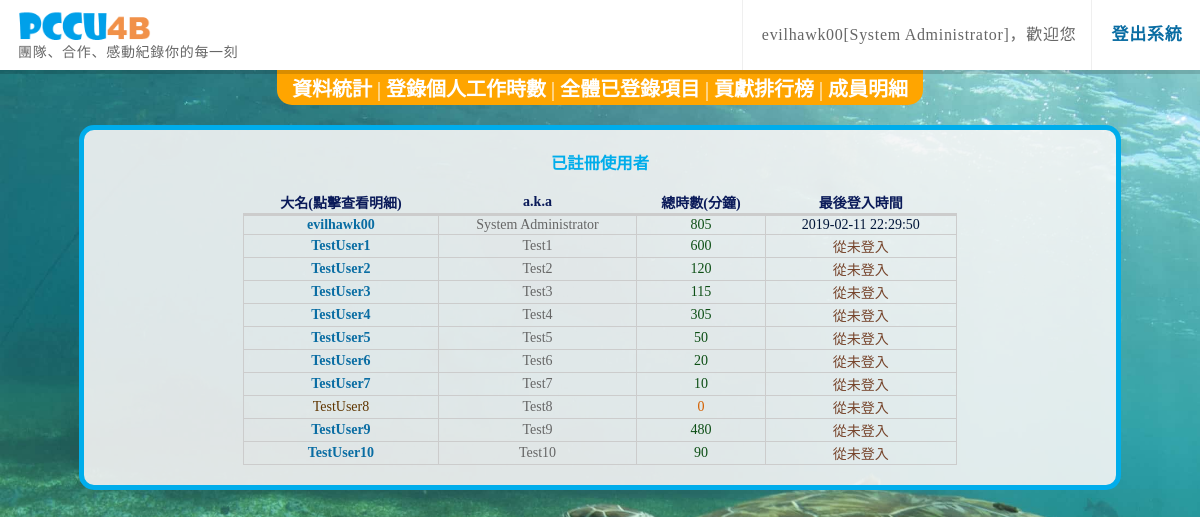
The app's page /Members-Overview.php (signed in) with its own data.
### tables this page shows
CREATE TABLE `members` (
  `UID` int(5) NOT NULL,
  `DisplayName` varchar(45) NOT NULL,
  `NickName` varchar(45) NOT NULL,
  `Email` varchar(45) NOT NULL,
  `Password` varchar(45) NOT NULL,
  `LastLoginTime` datetime DEFAULT NULL
);

### Members-Overview.php (the view, shortened to what this page needs)
<?php
require_once 'dbconfig.php';
try {
$conn = new PDO("mysql:host={$db_host};dbname={$db_name}", $db_user, $db_pass);
$conn->exec("SET NAMES utf8");
$conn->setAttribute(PDO::ATTR_ERRMODE, PDO::ERRMODE_EXCEPTION);
$GetUserListStatistics = $conn->prepare('SELECT members.UID, members.DisplayName, members.Nickname, SUM(jobstatistics.Minutes) AS Total, members.LastLoginTime FROM members LEFT JOIN jobstatistics ON members.DisplayName = jobstatistics.member_name GROUP BY members.DisplayName, members.UID ORDER BY UID ASC');
$GetUserListStatistics->execute();
} catch(PDOException $e) {
        echo '系統錯誤: ' . $e->getMessage();
		header("location:error.html");
    }
?>
<!DOCTYPE html PUBLIC "-//W3C//DTD XHTML 1.0 Transitional//EN" "http://www.w3.org/TR/xhtml1/DTD/xhtml1-transitional.dtd">
<html xmlns="http://www.w3.org/1999/xhtml">
<head>
<link href="css/default_styles.css" rel="stylesheet" type="text/css" />
</head>
<body>
<div class="wrapper">
<section class="main-header nav-down">
	<div class="row">
		<div class="col-md-12">
			<div class="tag-line">團隊、合作、感動紀錄你的每一刻</div>
			<a class="logo" href="http://pccu4b.gq/"><img src="images/PCCU4B.png"></a>
			<div class="main-menu">
			<div class="hidden-xs divider">&nbsp;</div>
			<div class="topBtn">
<?php
echo "<font size=\"3\" style=\"text-align:left\">" . $_SESSION['CurrentUserName'] . "[" . $_SESSION['CurrentNickName'] . "]，歡迎您</font>";
?>
			</div>
			<div class="hidden-xs divider">&nbsp;</div>
			<div class="topBtn">
			        <a href="logout.php" style="font-size:17px;color:#0a6da3;">登出系統</a><font>&nbsp;&nbsp;&nbsp;</font>
			</div>
			</div>
	</div>
	</div>
</section>
<div id="header">
<a href="home.php">資料統計</a><font style="font-size:20px;color:white;">&nbsp;|&nbsp;</font><a href="enrolment.php">登錄個人工作時數</a><font style="font-size:20px;color:white;">&nbsp;|&nbsp;</font><a href="overview.php">全體已登錄項目</a><font style="font-size:20px;color:white;">&nbsp;|&nbsp;</font><a href="Personal-Ranking.php">貢獻排行榜</a><font style="font-size:20px;color:white;">&nbsp;|&nbsp;</font><a href="Members-Overview.php">成員明細</a>
</div>
<div id="container">
<table class="WithBorder" border="0" width="70%" align="center">
<CAPTION><h3>已註冊使用者</h3></CAPTION>
<tr>
<th>大名(點擊查看明細)</th>
<th>a.k.a</th>
<th>總時數(分鐘)</th>
<th>最後登入時間</th>
</tr>
<?php
while ($row=$GetUserListStatistics->fetch()){
echo "<tr>";
if ($row['Total']== NULL){
	if ($row['Nickname']== "NoRecord"){
		echo "<td class=\"NoRecord\"><font style=\"color:red;cursor:not-allowed;\">" . $row['DisplayName']."</td>";
	}
	else{
	echo "<td><font style=\"color:#603600;\">" . $row['DisplayName']."</td>";
	}
}
else{
	echo '<td><a href="UserProfile.php?UserID=' . $row['UID'] . '" style="font-size:14px;color:#0a6da3;">' . $row['DisplayName'].'</a></td>';
}
if ($row['Nickname']== "NoRecord"){
		echo "<td class=\"NoRecord\"><font style=\"color:red;cursor:not-allowed;\">!!此人尚未加入系統!!</td>";
}
else{
		echo "<td>" . $row['Nickname']."</td>";
}
if ($row['Total']== NULL){
	if ($row['Nickname']== "NoRecord"){
		echo "<td class=\"NoRecord\"><font style=\"color:red;cursor:not-allowed;\">!!-99999!!</td>";
	}
	else{
		echo "<td><font style=\"color:#d46000;\">0</font></td>";
	}
}
else{
	echo "<td><font style=\"color:#0d4f15\">" . $row['Total']."</font></td>";
}
if ($row['LastLoginTime']== NULL){
	if ($row['Nickname']== "NoRecord"){
		echo "<td class=\"NoRecord\"><font style=\"color:red;cursor:not-allowed;\">!!此人尚未加入系統!!</td>";
	}
	else{
    echo "<td><font style=\"color:#77452c;\">從未登入</font></td>";
	}
}
else{
	echo "<td><font style=\"color:#001538;\">" . $row['LastLoginTime']."</font></td>";
}
echo "</tr>";
}
?>
</table>
<br>
</div>
</div>
</body>
</html>

### css/default_styles.css (style rules this page uses)
html, body { background-color: #0a6da3; background-image: url("../images/underwater.jpg"); //background-repeat: repeat-x; background-attachment: fixed; color: #666666; font: 14px Microsoft JhengHei; margin: 0; background-size: cover !important; display: block; height: 100%; width: 100%; min-height: 100%; width: 100%; }
h3 { color:#00adeb; }
a { color: white; font-size: 20px; text-decoration: none; font-weight: bold; }
th { font-weight: bold; //text-align: left; text-align: center; color: #0a1a59; border-bottom: 3px solid #ccc; }
#header { background: orange none repeat scroll 0 0; text-align: center; border-bottom-right-radius: 15px; border-bottom-left-radius: 15px; width: auto; display: table; margin:0 auto; padding: 3px 15px 3px 15px; position: relative; }
#container { background: rgba(245, 245, 245, 0.9) none repeat scroll 0 0; border: 5px solid #00adeb; font-size: 14px; margin: 20px auto 30px; padding: 4px 6px 4px; text-align: justify; width: 85%; border-radius: 15px; }
.main-header .main-menu { float: right; margin: 0; }
.main-header { background: #fff none repeat scroll 0 0; //float: left; height: 70px; letter-spacing: 0.05em; line-height: 22px; position: relative; top: 0; transition: all 0.35s ease 0s; width: 100%; z-index: 100; }
.col-md-12 { width: 100%; }
.main-header .main-menu span, .main-header .main-menu a { color: #666; float: left; font-size: 13px; }
.main-header .tag-line { left: 18px; position: absolute; top: 42px; z-index: 900; }
.main-header .logo img { height: auto; width: 100%; }
img, object, embed { max-width: 100%; }
.main-header::after { background: rgba(0, 0, 0, 0.15) none repeat scroll 0 0; bottom: -4px; content: ""; display: block; height: 4px; left: 0; position: absolute; width: 100%; z-index: -1; }
.main-header .logo { left: 15px; position: absolute; top: 10px; width: 140px; z-index: 1000; }
.main-header a { text-decoration: none; }
.main-header .topBtn { position: relative; }
.main-header .main-menu > div { //cursor: pointer; float: left; line-height: 70px; padding: 0 5px 0 10px; }
.main-header .main-menu div.divider { border-left: 1px solid #efefef; margin: 0 5px 0 10px; padding: 0; }
.wrapper { position: relative; height: auto !important; //margin: 0 auto -20px; //margin: 0; min-height: 100%; }
section { clear: both; float: left; width: 100%; }
table.WithBorder { border-collapse: collapse; text-align: center; }
table.WithBorder tr { border-bottom: 1px solid #ccc; }
table.WithBorder td { border: 1px solid #ccc; }

### records on screen
members: DisplayName "evilhawk00", NickName "System Administrator", Total "805", LastLoginTime "2019-02-11 22:29:50"
members: DisplayName "TestUser1", NickName "Test1", Total "600", shows "從未登入"
members: DisplayName "TestUser2", NickName "Test2", Total "120", shows "從未登入"
members: DisplayName "TestUser3", NickName "Test3", Total "115", shows "從未登入"
members: DisplayName "TestUser4", NickName "Test4", Total "305", shows "從未登入"
members: DisplayName "TestUser5", NickName "Test5", Total "50", shows "從未登入"
members: DisplayName "TestUser6", NickName "Test6", Total "20", shows "從未登入"
members: DisplayName "TestUser7", NickName "Test7", Total "10", shows "從未登入"
members: DisplayName "TestUser8", NickName "Test8", shows "0", shows "從未登入"
members: DisplayName "TestUser9", NickName "Test9", Total "480", shows "從未登入"
members: DisplayName "TestUser10", NickName "Test10", Total "90", shows "從未登入"

### other values on screen
$_SESSION['CurrentUserName'] "evilhawk00"
$_SESSION['CurrentNickName'] "System Administrator"
